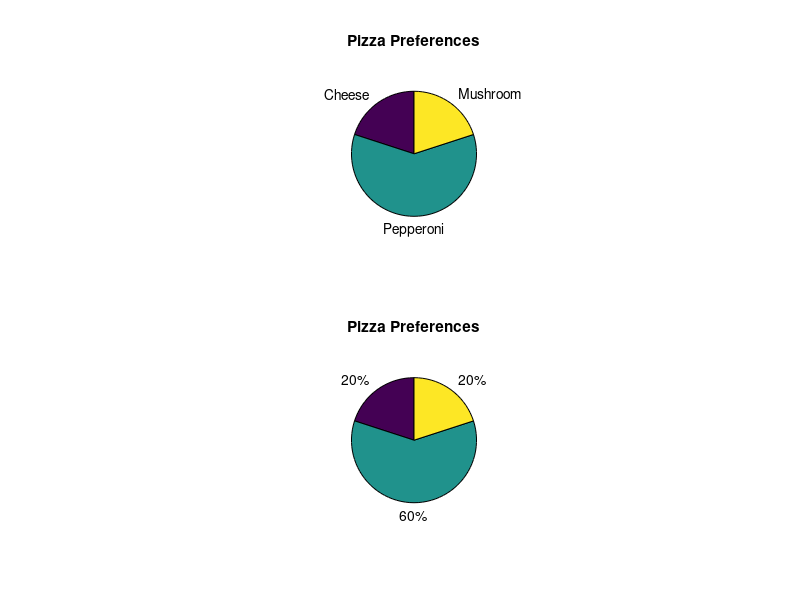

Source code (MATLAB):
%This script will create a pizza pie chart.

subplot(2,1,1); pie([1 3 1],{'Cheese','Pepperoni','Mushroom'})
title('Pizza Preferences')
subplot(2,1,2); pie([1 3 1])
title('Pizza Preferences')
